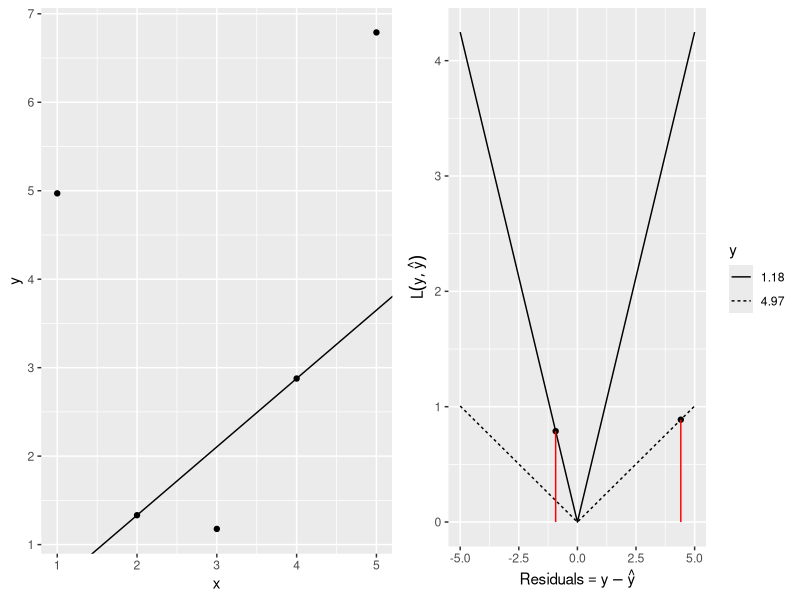

Source code (R):
library(quantreg)
library(ggplot2)
library(gridExtra)

set.seed(31415)

x = 1:5
y = 2.0 + 0.5 * x + rnorm(length(x), 0, 1.5)
data = data.frame(x = x, y = y)

sol = rq(y ~ x, weights = 1/y, tau=0.5)

plot1 = ggplot() + geom_point(data=data.frame(x=x, y=y), aes(x=x, y=y)) +
  geom_abline(intercept = sol$coefficients[1], slope = sol$coefficients[2])


sol_fun = function(x) x*sol$coefficients[2] + sol$coefficients[1]
inv_fun = function(x) 1/(x*sol$coefficients[2] + sol$coefficients[1])

lx = rep(x, each=3)
ly = rep(1/y, each=3) 
lx[1:length(lx) %% 3 == 0] = NA
ly[1:length(ly) %% 3 == 0] = NA
ly[(1:length(ly) +1) %% 3  == 0] = inv_fun(x)

res = seq(-5, 5, length.out = 101) 
mape_res = function(res, y) abs(res/y)
mape = function(y, yhat) mape_res(y - yhat, y)
loss = c(mape_res(res , y[1]), mape_res(res , y[3]))

df = data.frame(res = rep(res, 2), loss = loss, y = rep(c(
  as.character(round(y[1], 2)), as.character(round(y[3], 2))), each=length(res)))

y_hat = sol_fun(x[c(1,3)])
l_res = c(mape(y[c(1,3)], y_hat))

df_err = data.frame(x = rep(y[c(1, 3)] - y_hat, each=3))
df_err$y = rep(l_res, each=3)

df_err[(1:nrow(df_err) + 1) %% 3 == 0, "y"] = 0
df_err[(1:nrow(df_err) ) %% 3 == 0, ] = NA

plot2 = ggplot() + 
  geom_line(data=df, aes(x = res, y = loss, linetype = y)) +
  xlab(expression("Residuals"== y - hat(y))) +
  ylab(expression(L(y,  hat(y)))) +
  geom_point(data=data.frame(x = y[c(1, 3)] - y_hat, y = l_res),
             aes(x=x, y=y)) + 
  geom_path(data=df_err, aes(x = x, y=y), colour = "red")

ggsave(grid.arrange(plot1, plot2, ncol=2), 
       filename="../figure/eval_mape.pdf", width = 7, height = 2.5)
     
